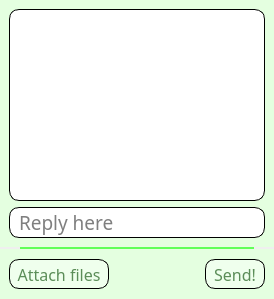
            <widget class="QWidget" name="LTP_History">
             <layout class="QGridLayout" name="gridLayout_9">
              <property name="leftMargin">
               <number>0</number>
              </property>
              <property name="topMargin">
               <number>0</number>
              </property>
              <property name="rightMargin">
               <number>0</number>
              </property>
              <property name="bottomMargin">
               <number>0</number>
              </property>
              <property name="spacing">
               <number>0</number>
              </property>
              <item row="0" column="0">
               <widget class="QWidget" name="LettersHistoryWrapper" native="true">
                <layout class="QVBoxLayout" name="LetterLayout_2" stretch="0,0,0">
                 <property name="spacing">
                  <number>0</number>
                 </property>
                 <property name="leftMargin">
                  <number>0</number>
                 </property>
                 <property name="topMargin">
                  <number>0</number>
                 </property>
                 <property name="rightMargin">
                  <number>0</number>
                 </property>
                 <property name="bottomMargin">
                  <number>0</number>
                 </property>
                 <item>
                  <widget class="QWidget" name="LetterHistoryWidget" native="true">
                   <property name="sizePolicy">
                    <sizepolicy hsizetype="Expanding" vsizetype="Expanding">
                     <horstretch>0</horstretch>
                     <verstretch>0</verstretch>
                    </sizepolicy>
                   </property>
                   <property name="minimumSize">
                    <size>
                     <width>0</width>
                     <height>2</height>
                    </size>
                   </property>
                   <property name="styleSheet">
                    <string notr="true">background-color: rgb(228, 255, 224);
</string>
                   </property>
                   <layout class="QGridLayout" name="gridLayout_8">
                    <property name="leftMargin">
                     <number>9</number>
                    </property>
                    <property name="rightMargin">
                     <number>9</number>
                    </property>
                    <item row="2" column="0">
                     <widget class="QLineEdit" name="ReplyLine">
                      <property name="font">
                       <font>
                        <family>Titillium Web</family>
                        <pointsize>14</pointsize>
                       </font>
                      </property>
                      <property name="styleSheet">
                       <string notr="true">    border: 1px solid black;
    border-radius: 10px;
    background: white;
	color: black;
	padding: 0px 7px;</string>
                      </property>
                      <property name="placeholderText">
                       <string>Reply here</string>
                      </property>
                     </widget>
                    </item>
                    <item row="1" column="0">
                     <widget class="QTextEdit" name="LetterHistoryText">
                      <property name="font">
                       <font>
                        <family>Titillium Web</family>
                        <pointsize>14</pointsize>
                       </font>
                      </property>
                      <property name="styleSheet">
                       <string notr="true">    border: 1px solid black;
    border-radius: 10px;
    background: white;
	color: black;
	padding: 0px 7px;</string>
                      </property>
                      <property name="readOnly">
                       <bool>true</bool>
                      </property>
                      <property name="placeholderText">
                       <string/>
                      </property>
                     </widget>
                    </item>
                   </layout>
                  </widget>
                 </item>
                 <item>
                  <widget class="QWidget" name="Div_6" native="true">
                   <property name="sizePolicy">
                    <sizepolicy hsizetype="Expanding" vsizetype="Fixed">
                     <horstretch>0</horstretch>
                     <verstretch>0</verstretch>
                    </sizepolicy>
                   </property>
                   <property name="minimumSize">
                    <size>
                     <width>0</width>
                     <height>2</height>
                    </size>
                   </property>
                   <property name="maximumSize">
                    <size>
                     <width>16777215</width>
                     <height>2</height>
                    </size>
                   </property>
                   <property name="styleSheet">
                    <string notr="true">background-color: rgb(96, 255, 88);
margin-left: 20px;
margin-right: 20px;</string>
                   </property>
                  </widget>
                 </item>
                 <item>
                  <widget class="QWidget" name="R_LetterManipulationWidget" native="true">
                   <property name="sizePolicy">
                    <sizepolicy hsizetype="Expanding" vsizetype="Fixed">
                     <horstretch>0</horstretch>
                     <verstretch>0</verstretch>
                    </sizepolicy>
                   </property>
                   <property name="minimumSize">
                    <size>
                     <width>0</width>
                     <height>50</height>
                    </size>
                   </property>
                   <property name="styleSheet">
                    <string notr="true">background-color: rgb(228, 255, 224);</string>
                   </property>
                   <layout class="QHBoxLayout" name="horizontalLayout_4">
                    <property name="leftMargin">
                     <number>9</number>
                    </property>
                    <property name="rightMargin">
                     <number>9</number>
                    </property>
                    <item>
                     <widget class="QPushButton" name="R_AttachFileButton">
                      <property name="sizePolicy">
                       <sizepolicy hsizetype="Fixed" vsizetype="Fixed">
                        <horstretch>0</horstretch>
                        <verstretch>0</verstretch>
                       </sizepolicy>
                      </property>
                      <property name="minimumSize">
                       <size>
                        <width>100</width>
                        <height>30</height>
                       </size>
                      </property>
                      <property name="font">
                       <font>
                        <family>Titillium Web</family>
                        <pointsize>12</pointsize>
                       </font>
                      </property>
                      <property name="styleSheet">
                       <string notr="true">QPushButton
{
	background-color: rgb(239, 255, 237);
	color: rgb(91, 141, 88);
	border: 1px solid black;
	border-radius: 10px
}

QPushButton:hover
{
	background-color: rgb(191, 255, 188);
	color: rgb(91, 141, 88);
	border: 1px solid black;
	border-radius: 10px
}

QPushButton:pressed
{
	background-color: rgb(128, 255, 114);
	color: rgb(91, 141, 88);
	border: 1px solid black;
	border-radius: 10px
}</string>
                      </property>
                      <property name="text">
                       <string>Attach files</string>
                      </property>
                     </widget>
                    </item>
                    <item>
                     <widget class="QLabel" name="R_FileNameLabel">
                      <property name="sizePolicy">
                       <sizepolicy hsizetype="Expanding" vsizetype="Expanding">
                        <horstretch>0</horstretch>
                        <verstretch>0</verstretch>
                       </sizepolicy>
                      </property>
                      <property name="font">
                       <font>
                        <family>Titillium Web</family>
                        <pointsize>9</pointsize>
                       </font>
                      </property>
                      <property name="styleSheet">
                       <string notr="true">color: rgb(0, 0, 0);</string>
                      </property>
                      <property name="text">
                       <string/>
                      </property>
                      <property name="wordWrap">
                       <bool>true</bool>
                      </property>
                     </widget>
                    </item>
                    <item alignment="Qt::AlignmentFlag::AlignRight">
                     <widget class="QPushButton" name="SendReplyButton">
                      <property name="sizePolicy">
                       <sizepolicy hsizetype="Fixed" vsizetype="Fixed">
                        <horstretch>0</horstretch>
                        <verstretch>0</verstretch>
                       </sizepolicy>
                      </property>
                      <property name="minimumSize">
                       <size>
                        <width>60</width>
                        <height>30</height>
                       </size>
                      </property>
                      <property name="font">
                       <font>
                        <family>Titillium Web</family>
                        <pointsize>12</pointsize>
                       </font>
                      </property>
                      <property name="styleSheet">
                       <string notr="true">QPushButton
{
	background-color: rgb(239, 255, 237);
	color: rgb(91, 141, 88);
	border: 1px solid black;
	border-radius: 10px
}

QPushButton:hover
{
	background-color: rgb(191, 255, 188);
	color: rgb(91, 141, 88);
	border: 1px solid black;
	border-radius: 10px
}

QPushButton:pressed
{
	background-color: rgb(128, 255, 114);
	color: rgb(91, 141, 88);
	border: 1px solid black;
	border-radius: 10px
}</string>
                      </property>
                      <property name="text">
                       <string>Send!</string>
                      </property>
                     </widget>
                    </item>
                   </layout>
                  </widget>
                 </item>
                </layout>
               </widget>
              </item>
             </layout>
            </widget>
